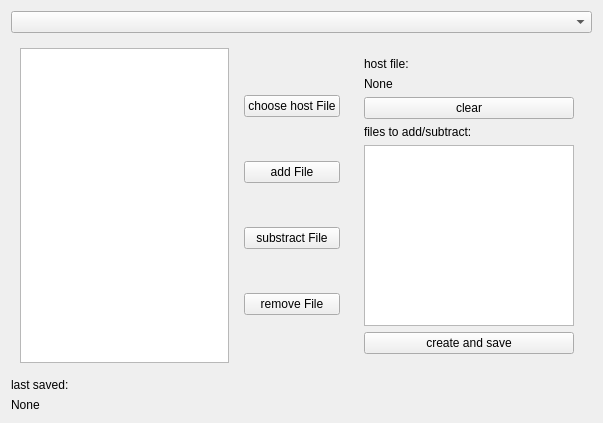
<?xml version="1.0" encoding="UTF-8"?>
<ui version="4.0">
 <class>AddFiles</class>
 <widget class="QWidget" name="AddFiles">
  <property name="geometry">
   <rect>
    <x>0</x>
    <y>0</y>
    <width>603</width>
    <height>423</height>
   </rect>
  </property>
  <property name="windowTitle">
   <string>Form</string>
  </property>
  <layout class="QVBoxLayout" name="verticalLayout_3">
   <item>
    <widget class="QComboBox" name="isoFilter"/>
   </item>
   <item>
    <widget class="QWidget" name="widget" native="true">
     <layout class="QGridLayout" name="gridLayout">
      <item row="0" column="1">
       <widget class="QListWidget" name="fileList"/>
      </item>
      <item row="0" column="3">
       <widget class="QWidget" name="widget_3" native="true">
        <property name="sizePolicy">
         <sizepolicy hsizetype="Expanding" vsizetype="Expanding">
          <horstretch>0</horstretch>
          <verstretch>0</verstretch>
         </sizepolicy>
        </property>
        <layout class="QVBoxLayout" name="verticalLayout">
         <item>
          <widget class="QLabel" name="label">
           <property name="text">
            <string>host file:</string>
           </property>
          </widget>
         </item>
         <item>
          <widget class="QLabel" name="label_host_file_set">
           <property name="text">
            <string>None</string>
           </property>
          </widget>
         </item>
         <item>
          <widget class="QPushButton" name="pushButton_clear">
           <property name="text">
            <string>clear</string>
           </property>
          </widget>
         </item>
         <item>
          <widget class="QLabel" name="label_3">
           <property name="text">
            <string>files to add/subtract:</string>
           </property>
          </widget>
         </item>
         <item>
          <widget class="QListWidget" name="listWidget_added_files"/>
         </item>
         <item>
          <widget class="QPushButton" name="pushButton_save">
           <property name="text">
            <string>create and save</string>
           </property>
          </widget>
         </item>
        </layout>
       </widget>
      </item>
      <item row="0" column="2">
       <widget class="QWidget" name="widget_2" native="true">
        <property name="sizePolicy">
         <sizepolicy hsizetype="Expanding" vsizetype="Expanding">
          <horstretch>0</horstretch>
          <verstretch>0</verstretch>
         </sizepolicy>
        </property>
        <layout class="QVBoxLayout" name="verticalLayout_2">
         <item>
          <widget class="QPushButton" name="pushButton_choose_host_file">
           <property name="text">
            <string>choose host File</string>
           </property>
          </widget>
         </item>
         <item>
          <widget class="QPushButton" name="pushButton_add_file">
           <property name="text">
            <string>add File</string>
           </property>
          </widget>
         </item>
         <item>
          <widget class="QPushButton" name="pushButton_substract_file">
           <property name="text">
            <string>substract File</string>
           </property>
          </widget>
         </item>
         <item>
          <widget class="QPushButton" name="pushButton_remove_file">
           <property name="text">
            <string>remove File</string>
           </property>
          </widget>
         </item>
        </layout>
       </widget>
      </item>
     </layout>
    </widget>
   </item>
   <item>
    <widget class="QLabel" name="label_2">
     <property name="text">
      <string>last saved:</string>
     </property>
    </widget>
   </item>
   <item>
    <widget class="QLabel" name="label_last_saved">
     <property name="text">
      <string>None</string>
     </property>
    </widget>
   </item>
  </layout>
 </widget>
 <resources/>
 <connections/>
</ui>
